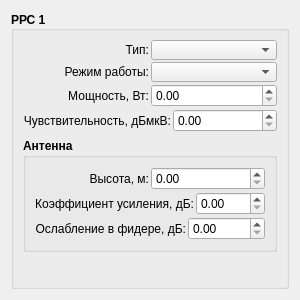
<?xml version="1.0" encoding="UTF-8"?>
<ui version="4.0">
 <class>NRrlsFirstStationWidget</class>
 <widget class="QWidget" name="NRrlsFirstStationWidget">
  <property name="geometry">
   <rect>
    <x>0</x>
    <y>0</y>
    <width>300</width>
    <height>300</height>
   </rect>
  </property>
  <property name="windowTitle">
   <string>Form</string>
  </property>
  <layout class="QGridLayout" name="gridLayout">
   <item row="0" column="0">
    <widget class="QGroupBox" name="rrs1GroupBox">
     <property name="minimumSize">
      <size>
       <width>0</width>
       <height>0</height>
      </size>
     </property>
     <property name="maximumSize">
      <size>
       <width>16777215</width>
       <height>16777215</height>
      </size>
     </property>
     <property name="font">
      <font>
       <family>Ubuntu</family>
       <pointsize>9</pointsize>
       <weight>75</weight>
       <bold>true</bold>
       <kerning>true</kerning>
      </font>
     </property>
     <property name="title">
      <string>РРС 1</string>
     </property>
     <property name="alignment">
      <set>Qt::AlignLeading|Qt::AlignLeft|Qt::AlignVCenter</set>
     </property>
     <property name="flat">
      <bool>false</bool>
     </property>
     <property name="checkable">
      <bool>false</bool>
     </property>
     <property name="checked">
      <bool>false</bool>
     </property>
     <layout class="QVBoxLayout" name="verticalLayout_3">
      <item>
       <layout class="QVBoxLayout" name="verticalLayout_station1">
        <property name="spacing">
         <number>2</number>
        </property>
        <property name="sizeConstraint">
         <enum>QLayout::SetDefaultConstraint</enum>
        </property>
        <item>
         <layout class="QHBoxLayout" name="horizontalLayout_2">
          <item>
           <widget class="QLabel" name="rrs1TypeLabel">
            <property name="minimumSize">
             <size>
              <width>0</width>
              <height>20</height>
             </size>
            </property>
            <property name="maximumSize">
             <size>
              <width>16777215</width>
              <height>20</height>
             </size>
            </property>
            <property name="font">
             <font>
              <family>Ubuntu</family>
              <pointsize>9</pointsize>
              <weight>50</weight>
              <italic>false</italic>
              <bold>false</bold>
              <kerning>true</kerning>
             </font>
            </property>
            <property name="text">
             <string>Тип:</string>
            </property>
            <property name="alignment">
             <set>Qt::AlignRight|Qt::AlignTrailing|Qt::AlignVCenter</set>
            </property>
           </widget>
          </item>
          <item>
           <widget class="QComboBox" name="rrs1TypeComboBox">
            <property name="minimumSize">
             <size>
              <width>0</width>
              <height>20</height>
             </size>
            </property>
            <property name="maximumSize">
             <size>
              <width>140</width>
              <height>20</height>
             </size>
            </property>
            <property name="font">
             <font>
              <family>Ubuntu</family>
              <pointsize>9</pointsize>
              <weight>50</weight>
              <bold>false</bold>
              <kerning>true</kerning>
             </font>
            </property>
           </widget>
          </item>
         </layout>
        </item>
        <item>
         <layout class="QHBoxLayout" name="horizontalLayout_16">
          <item>
           <widget class="QLabel" name="rrs1ModeLabel">
            <property name="font">
             <font>
              <family>Ubuntu</family>
              <pointsize>9</pointsize>
              <weight>50</weight>
              <bold>false</bold>
              <kerning>true</kerning>
             </font>
            </property>
            <property name="text">
             <string>Режим работы:</string>
            </property>
            <property name="alignment">
             <set>Qt::AlignRight|Qt::AlignTrailing|Qt::AlignVCenter</set>
            </property>
           </widget>
          </item>
          <item>
           <widget class="QComboBox" name="rrs1ModeSpinBox">
            <property name="minimumSize">
             <size>
              <width>0</width>
              <height>20</height>
             </size>
            </property>
            <property name="maximumSize">
             <size>
              <width>140</width>
              <height>20</height>
             </size>
            </property>
            <property name="font">
             <font>
              <family>Ubuntu</family>
              <pointsize>9</pointsize>
              <weight>50</weight>
              <bold>false</bold>
              <kerning>true</kerning>
             </font>
            </property>
           </widget>
          </item>
         </layout>
        </item>
        <item>
         <layout class="QHBoxLayout" name="horizontalLayout_3">
          <item>
           <widget class="QLabel" name="rrs1CapacityLabel">
            <property name="font">
             <font>
              <family>Ubuntu</family>
              <pointsize>9</pointsize>
              <weight>50</weight>
              <bold>false</bold>
              <kerning>true</kerning>
             </font>
            </property>
            <property name="text">
             <string>Мощность, Вт:</string>
            </property>
            <property name="alignment">
             <set>Qt::AlignRight|Qt::AlignTrailing|Qt::AlignVCenter</set>
            </property>
           </widget>
          </item>
          <item>
           <widget class="QDoubleSpinBox" name="rrs1CapacitySpinBox">
            <property name="font">
             <font>
              <family>Ubuntu</family>
              <pointsize>9</pointsize>
              <weight>50</weight>
              <bold>false</bold>
              <kerning>true</kerning>
             </font>
            </property>
            <property name="maximum">
             <double>100.000000000000000</double>
            </property>
            <property name="singleStep">
             <double>0.100000000000000</double>
            </property>
           </widget>
          </item>
         </layout>
        </item>
        <item>
         <layout class="QHBoxLayout" name="horizontalLayout_4">
          <item>
           <widget class="QLabel" name="rrs1SensitivityLabel">
            <property name="font">
             <font>
              <family>Ubuntu</family>
              <pointsize>9</pointsize>
              <weight>50</weight>
              <bold>false</bold>
              <kerning>true</kerning>
             </font>
            </property>
            <property name="text">
             <string>Чувствительность, дБмкВ:</string>
            </property>
            <property name="alignment">
             <set>Qt::AlignRight|Qt::AlignTrailing|Qt::AlignVCenter</set>
            </property>
           </widget>
          </item>
          <item>
           <widget class="QDoubleSpinBox" name="rrs1SensitivitySpinBox">
            <property name="font">
             <font>
              <family>Ubuntu</family>
              <pointsize>9</pointsize>
              <weight>50</weight>
              <bold>false</bold>
              <kerning>true</kerning>
             </font>
            </property>
            <property name="maximum">
             <double>50.000000000000000</double>
            </property>
            <property name="singleStep">
             <double>0.100000000000000</double>
            </property>
           </widget>
          </item>
         </layout>
        </item>
       </layout>
      </item>
      <item alignment="Qt::AlignTop">
       <widget class="QGroupBox" name="rrs1AntennaGroupBox">
        <property name="minimumSize">
         <size>
          <width>0</width>
          <height>0</height>
         </size>
        </property>
        <property name="maximumSize">
         <size>
          <width>16777215</width>
          <height>122</height>
         </size>
        </property>
        <property name="title">
         <string>Антенна</string>
        </property>
        <layout class="QVBoxLayout" name="verticalLayout_8">
         <item>
          <layout class="QVBoxLayout" name="verticalLayout_antenna1">
           <property name="spacing">
            <number>2</number>
           </property>
           <item>
            <layout class="QHBoxLayout" name="horizontalLayout">
             <item>
              <widget class="QLabel" name="rrs1HeightLabel">
               <property name="font">
                <font>
                 <family>Ubuntu</family>
                 <pointsize>9</pointsize>
                 <weight>50</weight>
                 <italic>false</italic>
                 <bold>false</bold>
                 <kerning>true</kerning>
                </font>
               </property>
               <property name="frameShape">
                <enum>QFrame::NoFrame</enum>
               </property>
               <property name="frameShadow">
                <enum>QFrame::Sunken</enum>
               </property>
               <property name="text">
                <string>Высота, м:</string>
               </property>
               <property name="alignment">
                <set>Qt::AlignRight|Qt::AlignTrailing|Qt::AlignVCenter</set>
               </property>
              </widget>
             </item>
             <item>
              <widget class="QDoubleSpinBox" name="rrs1HeightSpinBox">
               <property name="font">
                <font>
                 <family>Ubuntu</family>
                 <pointsize>9</pointsize>
                 <weight>50</weight>
                 <bold>false</bold>
                 <kerning>true</kerning>
                </font>
               </property>
               <property name="maximum">
                <double>100.000000000000000</double>
               </property>
              </widget>
             </item>
            </layout>
           </item>
           <item>
            <layout class="QHBoxLayout" name="horizontalLayout_5">
             <item>
              <widget class="QLabel" name="rrs1CoefLabel">
               <property name="font">
                <font>
                 <family>Ubuntu</family>
                 <pointsize>9</pointsize>
                 <weight>50</weight>
                 <bold>false</bold>
                 <kerning>true</kerning>
                </font>
               </property>
               <property name="text">
                <string>Коэффициент усиления, дБ:</string>
               </property>
               <property name="alignment">
                <set>Qt::AlignRight|Qt::AlignTrailing|Qt::AlignVCenter</set>
               </property>
              </widget>
             </item>
             <item>
              <widget class="QDoubleSpinBox" name="rrs1CoefSpinBox">
               <property name="font">
                <font>
                 <family>Ubuntu</family>
                 <pointsize>9</pointsize>
                 <weight>50</weight>
                 <bold>false</bold>
                 <kerning>true</kerning>
                </font>
               </property>
               <property name="maximum">
                <double>100.000000000000000</double>
               </property>
               <property name="singleStep">
                <double>0.100000000000000</double>
               </property>
              </widget>
             </item>
            </layout>
           </item>
           <item>
            <layout class="QHBoxLayout" name="horizontalLayout_23">
             <item>
              <widget class="QLabel" name="rrs1FeederLabel">
               <property name="font">
                <font>
                 <family>Ubuntu</family>
                 <pointsize>9</pointsize>
                 <weight>50</weight>
                 <bold>false</bold>
                 <kerning>true</kerning>
                </font>
               </property>
               <property name="text">
                <string>Ослабление в фидере, дБ:</string>
               </property>
               <property name="alignment">
                <set>Qt::AlignRight|Qt::AlignTrailing|Qt::AlignVCenter</set>
               </property>
              </widget>
             </item>
             <item>
              <widget class="QDoubleSpinBox" name="rrs1FeederSpinBox">
               <property name="font">
                <font>
                 <family>Ubuntu</family>
                 <pointsize>9</pointsize>
                 <weight>50</weight>
                 <bold>false</bold>
                 <kerning>true</kerning>
                </font>
               </property>
               <property name="singleStep">
                <double>0.100000000000000</double>
               </property>
              </widget>
             </item>
            </layout>
           </item>
          </layout>
         </item>
        </layout>
       </widget>
      </item>
     </layout>
    </widget>
   </item>
  </layout>
 </widget>
 <resources/>
 <connections/>
</ui>
